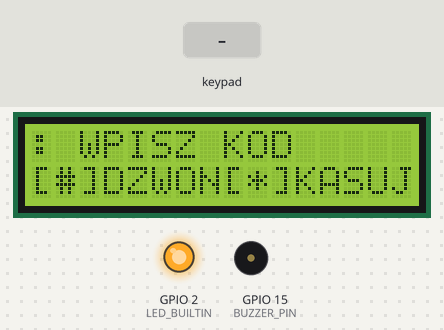
Recording of a program running on a simulated ESP32. On the bench: 16×2 character LCD, output pins drawn as LEDs (lit = HIGH), buzzer (waves = sounding). The test bench sets the inputs (shaded band). WiFi joins after 1.5 s; servers stay silent unless stated; uploads are accepted with an empty reply; what the program prints to the serial monitor is not drawn.

Above: at 2.7 s.
2.8 s: keypad keys 1 2 3 4 # pressed 0.4 s apart
At 4.9 s:
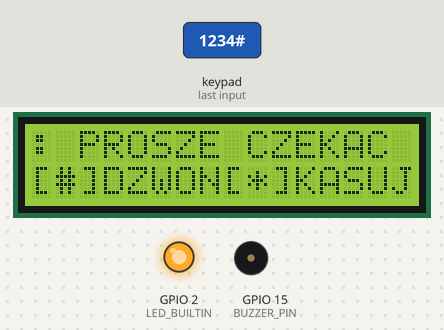
6.3 s: key '2' pressed
At 7.1 s:
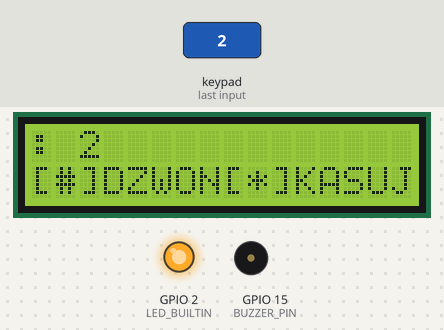
8.0 s: keypad keys 1 2 3 4 * pressed 0.4 s apart
At 9.9 s:
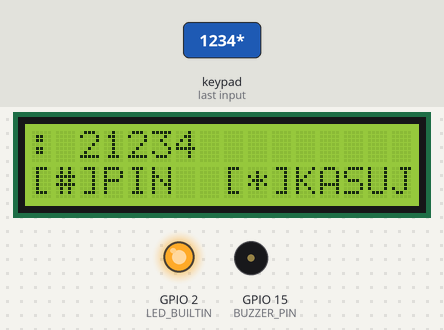
11.5 s: key '3' pressed
At 11.9 s:
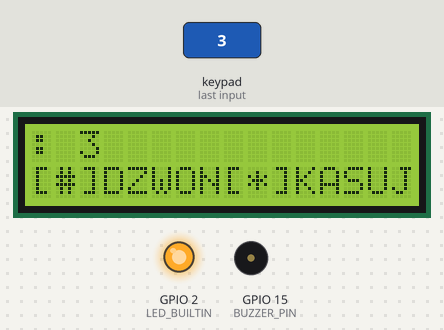
13.1 s: key '#' pressed
At 14.4 s:
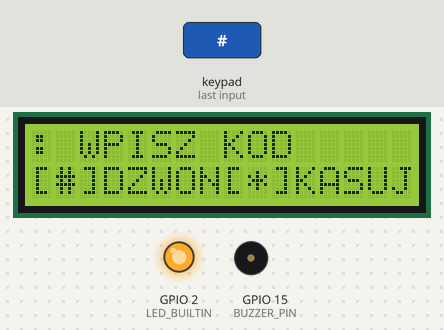
14.6 s: key '1' pressed
At 15.6 s:
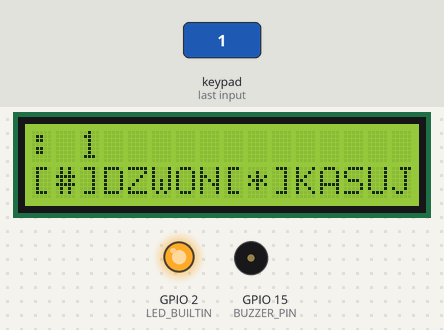
Timing chart, 0 to 17.6 s (numbered marks = the images above; inputs shaded):
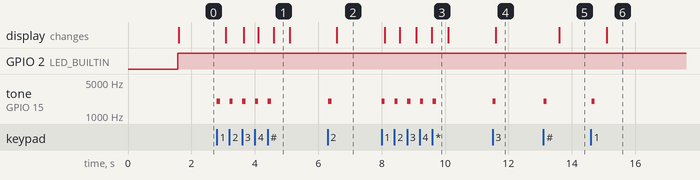

The program:

main.cpp
```cpp
#include <Arduino.h>
#include <WiFiMulti.h>
#include <Keypad.h>
#include <HTTPClient.h>
#include <ezBuzzer.h>
#include <LiquidCrystal_I2C.h>
#include <Wire.h>

using namespace std;

#define WIFI_SSID "secret"
#define WIFI_PASSWORD "secret"

#define PIN_1 13
#define PIN_2 12
#define PIN_3 14
#define PIN_4 27
#define PIN_5 26
#define PIN_6 25
#define PIN_7 33
#define BUZZER_PIN 15

void connect_wifi();

// consts
const long interval = 500; // ms
const long clear_interval = 20000; // ms

// globals
String buffer = "";
String room = "";
String room_candidate = "";
String payload = "";
int response_code = -1;
bool lcd_changed = true;
bool please_wait = false;
unsigned long previousMillis = 0;
unsigned long last_button_press_millis = 0;

// http client
HTTPClient http;

// endpoints
const String BASE_URL = "https://bramka/api";
const String CALL_SUFFIX = "/call";
const String PIN_SUFFIX = "/lock/pin";
const String PEEP_SUFFIX = "/audio/play/peep";

// keypad
const byte ROWS = 4;
const byte COLS = 3;
char keys2[ROWS][COLS] = {
  {'1','2','3'},
  {'4','5','6'},
  {'7','8','9'},
  {'*','0','#'}
};
byte rowPins[ROWS] = {PIN_7, PIN_6, PIN_5, PIN_4};
byte colPins[COLS] = {PIN_1, PIN_2, PIN_3};

Keypad keypad = Keypad(makeKeymap(keys2), rowPins, colPins, ROWS, COLS);

// wifi
WiFiMulti wifiMulti;

// buzzer
ezBuzzer buzzer(BUZZER_PIN);

// LCD
LiquidCrystal_I2C lcd(0x27, 16, 2);

// fun defs
int call(String room, bool ongoing);
void pin_open(String pin);
void handle_keys(char key);
void print_lcd(unsigned long currentMillis);

// # SETUP
void setup()
{
  Serial.begin(921600);
  pinMode(LED_BUILTIN, OUTPUT);

  pinMode(PIN_1, INPUT);
  pinMode(PIN_2, INPUT);
  pinMode(PIN_3, INPUT);
  pinMode(PIN_4, INPUT);
  pinMode(PIN_5, INPUT);
  pinMode(PIN_6, INPUT);
  pinMode(PIN_7, INPUT);

  digitalWrite(LED_BUILTIN, WiFi.status() == WL_CONNECTED);

  keypad.setDebounceTime(50); // ms

  connect_wifi();

  lcd.init();
  lcd.backlight();

  last_button_press_millis = millis();
}

// # LOOP
void loop() {
  buzzer.loop();
  digitalWrite(LED_BUILTIN, WiFi.status() == WL_CONNECTED); // blue diode on wifi connected

  char key = keypad.getKey();
  if (key != NO_KEY){
    buzzer.beep(100);
    handle_keys(key);
  }
  unsigned long current_millis = millis();
  print_lcd(current_millis);

  if(current_millis - last_button_press_millis >= clear_interval) {
    buffer = "";
    last_button_press_millis = current_millis;
  }
}

void print_lcd(unsigned long currentMillis) {
  const String LCD_INSTRUCTIONS_ROW_CALL = "[#]DZWON[*]KASUJ";
  const String LCD_INSTRUCTIONS_ROW_PIN = "[#]PIN  [*]KASUJ";
  if (currentMillis - previousMillis >= interval) {
    previousMillis = currentMillis;
    int len = buffer.length();

    // upper row
    lcd.setCursor(0, 0);
    if(please_wait) {
      lcd.print(": PROSZE CZEKAC");
    } else if(buffer != "") {
      String lcd_line = ": ";
      int spaces_len = 12 - len;
      lcd_line += buffer;

      for (int i = 0; i < spaces_len; ++i) {
        lcd_line += ' ';
      }
      lcd.print(lcd_line);
    } else {
      lcd.print(": WPISZ KOD    ");
    }

    // lower row
    lcd.setCursor(0, 1);
    if(len < 4) {
      lcd.print(LCD_INSTRUCTIONS_ROW_CALL);
    } else {
      lcd.print(LCD_INSTRUCTIONS_ROW_PIN);
    }
  }
}

void handle_keys(char key) {
  int buffer_len = buffer.length();
  last_button_press_millis = millis();
  if(key == '#' && !please_wait) {
      if(buffer_len < 4) {
        Serial.print("Calling room: ");
        Serial.println(buffer.c_str());

        room_candidate = buffer;
        buffer = "";

        call(room_candidate, true);
      } else {
        Serial.println(buffer.c_str());
        String pin = buffer;

        buffer = "";

        pin_open(pin);
      }
    } else if(key == '*') {
      Serial.print("Deleting buffer: ");
      Serial.println(buffer.c_str());

      buffer = "";

      if(room != "") {
        Serial.print("Cancelling call for a room: ");
        Serial.println(room.c_str());

        while(please_wait) {
          delay(100);
        }
        call(room, false);

        room = "";
        room_candidate = "";
      }
    } else {
      buffer += key;
    }
}

void connect_wifi() {
  wifiMulti.addAP(WIFI_SSID, WIFI_PASSWORD);

  while (wifiMulti.run() != WL_CONNECTED) {
    delay(1000);
  }
  Serial.println("Connected");
}

void postTask(void* parameter) {
  please_wait = true;
  int rc = -1;
  do {
    rc = http.POST(payload.c_str());
  } while (rc < 100);
  response_code = rc;
  Serial.print("Response code: ");
  Serial.println(response_code);

  if(response_code == 201) {
    room = room_candidate;
  }

  please_wait = false;
  vTaskDelete(NULL);
}

int call(String room, bool ongoing) {
  if(WiFi.status()== WL_CONNECTED){
    String url = BASE_URL + CALL_SUFFIX;
    http.begin(url.c_str());
    payload = "{\"room\": " + room + ",\"call_status\": \"" + (ongoing ? "NOT_ANSWERED" : "INACTIVE") +"\"}";
    http.addHeader("Content-Type", "application/json");
    xTaskCreatePinnedToCore(postTask, "PostTask", 10000, NULL, 1, NULL, 0);
  }
  return -1;
}

void pin_open(String pin) {
  if(WiFi.status()== WL_CONNECTED){
    String url = BASE_URL + PIN_SUFFIX;
    http.begin(url.c_str());
    payload = "{\"pin\": " + pin + "}";
    http.addHeader("Content-Type", "application/json");
    xTaskCreatePinnedToCore(postTask, "PostTask", 10000, NULL, 1, NULL, 0);
  }
}
```

Measured:
- after the input at 2.8 s, tone on GPIO 15 (BUZZER_PIN): alternates 2000 Hz for 0.10 s and silent for 0.30 s, 10 changes in all, then stays silent, starting at once; the display: first changes after 0.28 s (image 1 shows a later state)
- after the input at 6.3 s, tone on GPIO 15 (BUZZER_PIN): silent → 2000 Hz at once, → silent 0.10 s later; the display: changes after 0.28 s (image 2)
- after the input at 8.0 s, tone on GPIO 15 (BUZZER_PIN): alternates 2000 Hz for 0.10 s and silent for 0.30 s, 10 changes in all, then stays silent, starting at once; the display: first changes after 0.11 s (image 3 shows a later state)
- after the input at 11.5 s, tone on GPIO 15 (BUZZER_PIN): silent → 2000 Hz at once, → silent 0.10 s later; the display: changes after 0.11 s (image 4)
- after the input at 13.1 s, tone on GPIO 15 (BUZZER_PIN): silent → 2000 Hz at once, → silent 0.10 s later; the display: changes after 0.50 s (image 5)
- after the input at 14.6 s, tone on GPIO 15 (BUZZER_PIN): silent → 2000 Hz at once, → silent 0.10 s later; the display: changes after 0.50 s (image 6)
- what the display in image 1 shows lasts 0.5 s, from 4.6 s to 5.1 s
